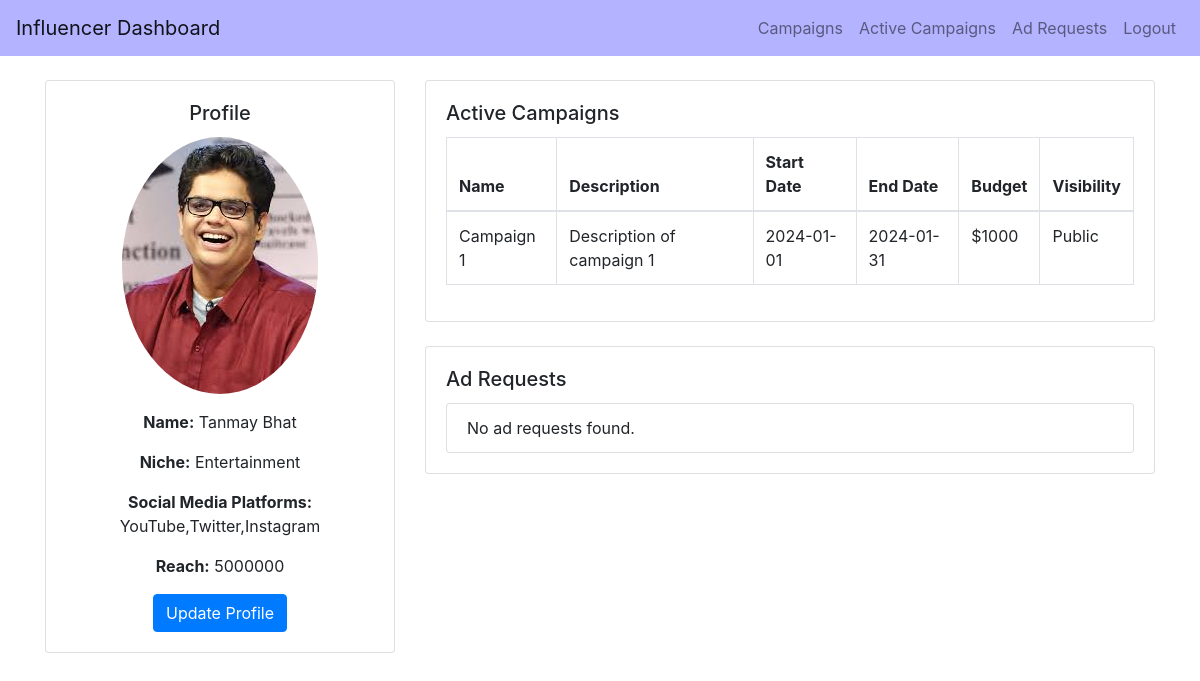
Page /influencer_dashboard/tanmay on the earlier database version.
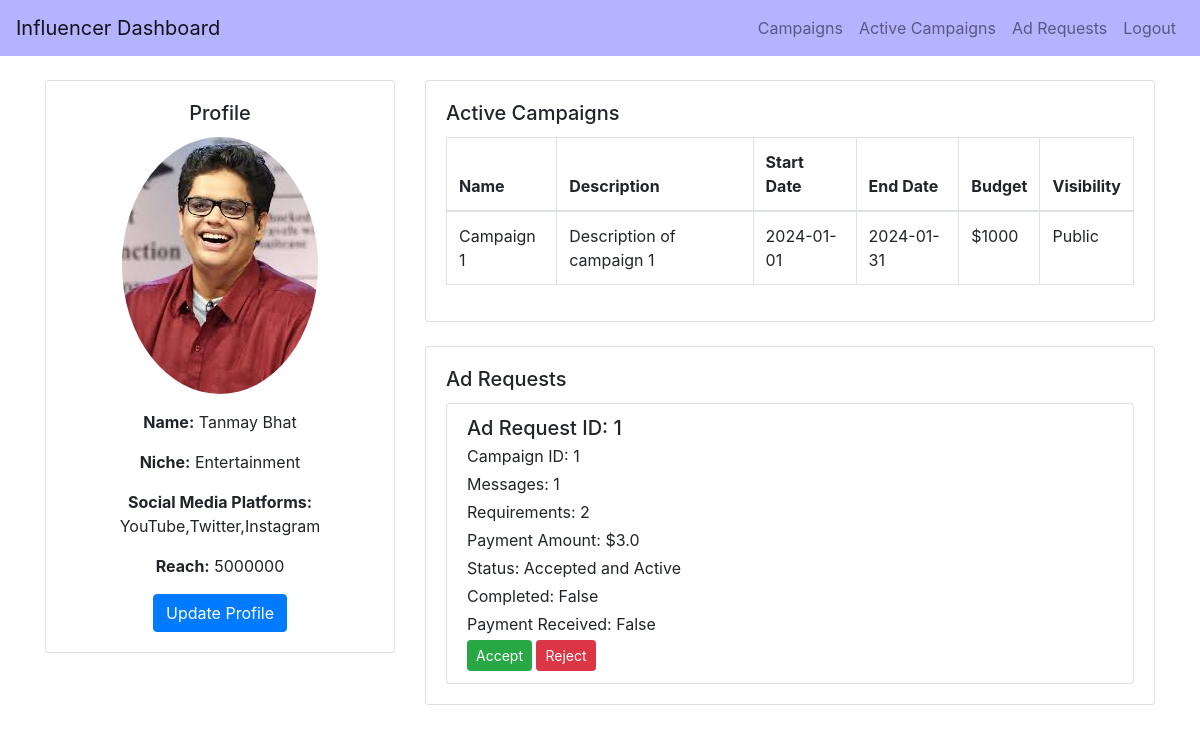
Same page on the later database version.
### backend/models.py (models this page shows)
class Influencer(db.Model):
    __tablename__ = 'influencer'
    id = db.Column(db.Integer, primary_key=True)
    name = db.Column(db.String(100), nullable=False)
    email = db.Column(db.String(150), nullable=False)
    profile_picture = db.Column(db.String(150), nullable=True)
    niche = db.Column(db.String(50), nullable=False)
    reach = db.Column(db.Integer, nullable=False)
    user_id = db.Column(db.Integer, db.ForeignKey('user.id'), nullable=False)
    platform = db.Column(db.String(150), nullable=False)  # This will store the social media platforms as a comma-separated string
    flagged = db.Column(db.Boolean, default=False)
    user = db.relationship('User', backref='influencer_user', uselist=False)

class AdRequest(db.Model):
    __tablename__ = 'ad_request'
    id = db.Column(db.Integer, primary_key=True)
    campaign_id = db.Column(db.Integer, db.ForeignKey('campaign.id'), nullable=False)
    influencer_id = db.Column(db.Integer, db.ForeignKey('user.id'), nullable=False)
    messages = db.Column(db.Text, nullable=True)
    requirements = db.Column(db.Text, nullable=False)
    payment_amount = db.Column(db.Float, nullable=False)
    status = db.Column(db.String(10), nullable=False)  # Pending, Accepted, Rejected
    complete = db.Column(db.Boolean, default=False, nullable=False)
    complete_confirmed = db.Column(db.Boolean, default=False, nullable=False)
    payment = db.Column(db.Boolean, default=False, nullable=False)
    influencer = db.relationship('User', backref='ad_requests_user', foreign_keys=[influencer_id])
    campaign = db.relationship('Campaign', backref='ad_requests_campaign', foreign_keys=[campaign_id])

### backend/controller.py (the view, shortened to what this page needs)
@app.route('/influencer_dashboard', methods=['GET', 'POST'])
@app.route('/influencer_dashboard/<username>', methods=['GET', 'POST'])
def influencer_dashboard(username=None):
    username = username or request.args.get('username')
    if not username:
        return redirect(url_for('login'))  # Redirect to login if username is not provided
    user = User.query.filter_by(username=username).first()
    influencer = Influencer.query.filter_by(user_id=user.id).first()
    ad_requests = AdRequest.query.filter_by(influencer_id=influencer.id).all()
    if not user or user.role != 'influencer':
        return redirect(url_for('login'))  # Redirect to login if user is not an influencer
    influencer = Influencer.query.filter_by(user_id=user.id).first()
    if not influencer:
        return redirect(url_for('login'))  # Redirect to login if influencer details are not found
    return render_template('influencer_dashboard.html',
                           username=user.username,
                           profile_image=influencer.profile_picture,
                           name=influencer.name,
                           niche=influencer.niche,
                           social_media_platforms=influencer.platform,
                           reach=influencer.reach,
                           ad_requests=ad_requests)

### templates/influencer_dashboard.html (shortened to what this page needs)
<!DOCTYPE html>
<html lang="en">
<head>
    <link href="https://stackpath.bootstrapcdn.com/bootstrap/4.5.2/css/bootstrap.min.css" rel="stylesheet">
</head>
<body>
<nav class="navbar navbar-expand-lg navbar-light" style="background-color: #b3b3ff;">
    <a class="navbar-brand" href="#">Influencer Dashboard</a>
    <div class="collapse navbar-collapse">
        <ul class="navbar-nav ml-auto">
            <li class="nav-item">
                <a class="nav-link" href="{{ url_for('influencer_campaigns', username=username) }}">Campaigns</a>
            </li>
            <li class="nav-item">
                <a class="nav-link" href="{{ url_for('active_campaigns', username=username) }}">Active Campaigns</a>
              </li>
            <li class="nav-item">
                <a class="nav-link" href="#">Ad Requests</a>
            </li>
            <li class="nav-item">
                <a class="nav-link" href="{{ url_for('logout') }}">Logout</a>
            </li>
        </ul>
    </div>
</nav>
<div class="container mt-4">
    <div class="row">
        <div class="col-md-4">
            <div class="card">
                <div class="card-body text-center">
                    <h5 class="card-title">Profile</h5>
                    <div class="mb-3">
                        <img src="../static/images/{{name}}.jpeg" alt="Profile Image" class="img-fluid rounded-circle">
                    </div>
                    <p><strong>Name:</strong> {{ name }}</p>
                    <p><strong>Niche:</strong> {{ niche }}</p>
                    <p><strong>Social Media Platforms:</strong> {{ social_media_platforms }}</p>
                    <p><strong>Reach:</strong> {{ reach }}</p>
                    <button class="btn btn-primary" data-toggle="modal" data-target="#updateProfileModal">Update Profile</button>
                </div>
            </div>
        </div>
        <div class="col-md-8">
            <div class="card mb-4">
                <div class="card-body">
                    <h5 class="card-title">Active Campaigns</h5>
                    <div class="table-responsive">
                        <table class="table table-bordered">
                            <thead>
                                <tr>
                                    <th>Name</th>
                                    <th>Description</th>
                                    <th>Start Date</th>
                                    <th>End Date</th>
                                    <th>Budget</th>
                                    <th>Visibility</th>
                                </tr>
                            </thead>
                            <tbody>
                                <tr>
                                    <td>Campaign 1</td>
                                    <td>Description of campaign 1</td>
                                    <td>2024-01-01</td>
                                    <td>2024-01-31</td>
                                    <td>$1000</td>
                                    <td>Public</td>
                                </tr>
                            </tbody>
                        </table>
                    </div>
                </div>
            </div>
                <div class="card mb-4">
                    <div class="card-body">
                        <h5 class="card-title">Ad Requests</h5>
                        <div class="list-group">
                            {% for ad_request in ad_requests %}
                                <div class="list-group-item">
                                    <h5 class="mb-1">Ad Request ID: {{ ad_request.id }}</h5>
                                    <p class="mb-1">Campaign ID: {{ ad_request.campaign_id }}</p>
                                    <p class="mb-1">Messages: {{ ad_request.messages }}</p>
                                    <p class="mb-1">Requirements: {{ ad_request.requirements }}</p>
                                    <p class="mb-1">Payment Amount: ${{ ad_request.payment_amount }}</p>
                                    <p class="mb-1">Status: {{ ad_request.status }}</p>
                                    <p class="mb-1">Completed: {{ ad_request.complete }}</p>
                                    <p class="mb-1">Payment Received: {{ ad_request.payment }}</p>
                                    <form method="POST" action="{{ url_for('accept_ad_request', ad_request_id=ad_request.id,username=username) }}" class="d-inline">
                                        <button type="submit" class="btn btn-success btn-sm">Accept</button>
                                    </form>
                                    <form method="POST" action="{{ url_for('reject_ad_request', ad_request_id=ad_request.id,username=username) }}" class="d-inline">
                                        <button type="submit" class="btn btn-danger btn-sm">Reject</button>
                                    </form>
                                </div>
                            {% else %}
                                <div class="list-group-item">No ad requests found.</div>
                            {% endfor %}
                        </div>
                    </div>
                </div>
            </div>
        </div>
    </div>
</body>
</html>

Differences in the rows shown:
added AdRequest: id "1", campaign_id "1", messages "1", requirements "2", payment_amount "3.0", status "Accepted and Active", complete "False", payment "False"
Other differences:
text no longer shown: "No ad requests found."
